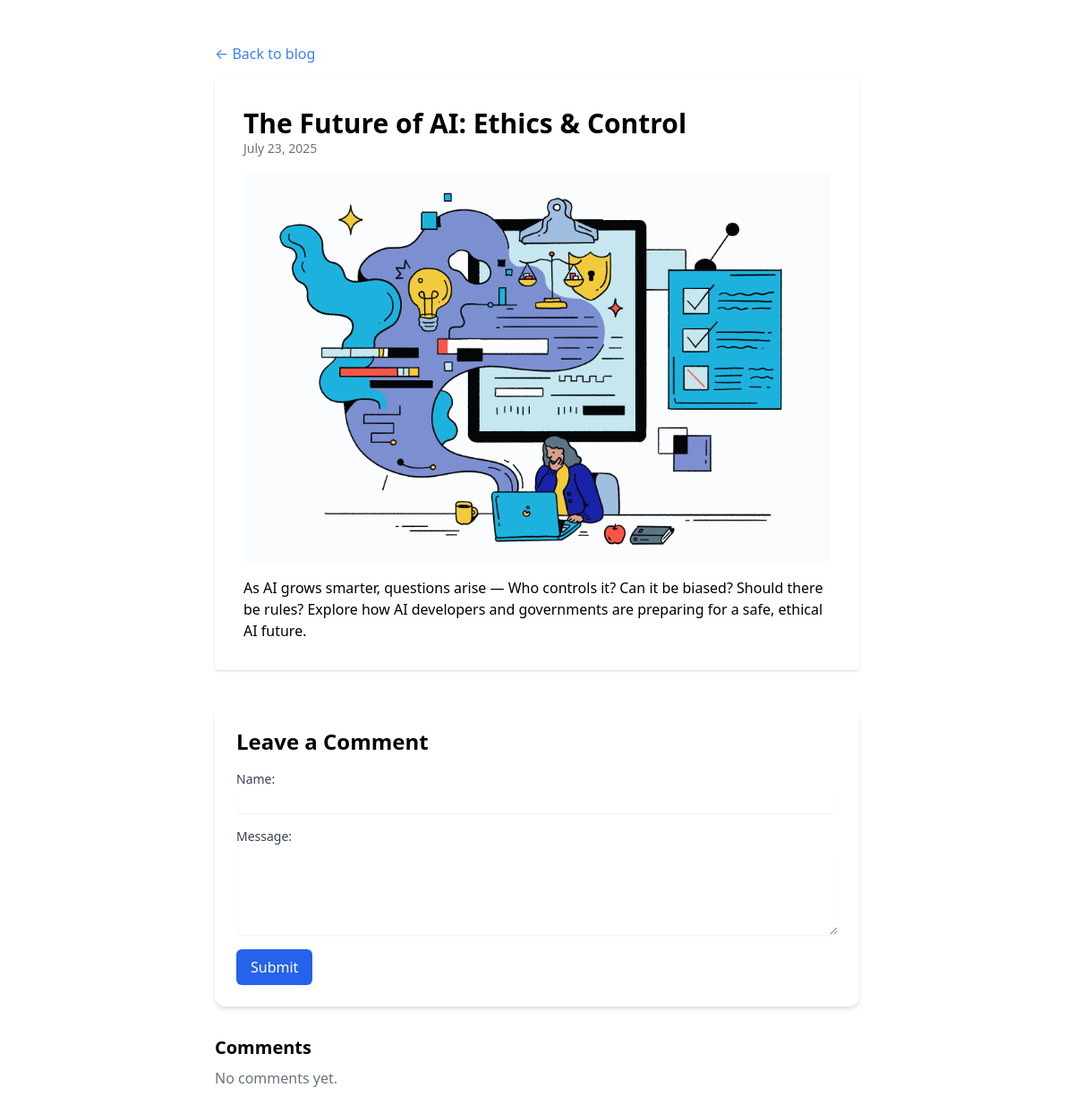
Screenshot of /post/future-of-ai-ethics/ with the database file from the repository.
### app/models.py (models this page shows, shortened)
class Post(models.Model):
    title = models.CharField(max_length=200)
    slug = models.SlugField(unique=True, blank=True)
    content = models.TextField()
    image = models.ImageField(upload_to='post_images/', blank=True, null=True)
    category = models.ForeignKey(Category, on_delete=models.SET_NULL, null=True, blank=True)
    created_at = models.DateTimeField(auto_now_add=True)

### app/views.py (the view)
# urls.py: path('post/<slug:slug>/', views.post_detail, name='post_detail'),
def post_detail(request, slug):
    post = get_object_or_404(Post, slug=slug)
    comments = post.comments.all().order_by('-created_at')
    form = CommentForm(request.POST or None)
    if request.method == 'POST' and form.is_valid():
        comment = form.save(commit=False)
        comment.post = post
        comment.save()
        return redirect('post_detail', slug=slug)
    return render(request, 'post_detail.html', {'post': post, 'form': form, 'comments': comments})

### app/forms.py
class CommentForm(forms.ModelForm):
    class Meta:
        model = Comment
        fields = ['name', 'message']

### app/templates/post_detail.html (shortened to what this page needs)
<!DOCTYPE html>
<html lang="en">
<head>
  <link href="https://cdn.jsdelivr.net/npm/tailwindcss@2.2.19/dist/tailwind.min.css" rel="stylesheet">
</head>
<body>
  <div class="max-w-3xl mx-auto py-12 px-6">
    <a href="/" class="text-blue-500">← Back to blog</a>
    <div class="bg-white p-8 rounded shadow mt-4">
      <h1 class="text-3xl font-bold">{{ post.title }}</h1>
      <p class="text-sm text-gray-500 mb-4">{{ post.created_at|date:"F d, Y" }}</p>
      {% if post.image %}<img src="{{ post.image.url }}" class="mb-4 rounded" />{% endif %}
      <div class="prose">{{ post.content|linebreaks }}</div>
    </div>
<div class="mt-10 bg-white p-6 rounded-xl shadow-md">
  <h2 class="text-2xl font-semibold mb-4">Leave a Comment</h2>
  <form method="post" class="space-y-4">{% csrf_token %}
    <div>
      <label for="name" class="block text-sm font-medium text-gray-700">Name:</label>
      <input type="text" name="name" id="name" class="mt-1 block w-full rounded-md border-gray-300 shadow-sm focus:ring-blue-500 focus:border-blue-500">
    </div>
    <div>
      <label for="message" class="block text-sm font-medium text-gray-700">Message:</label>
      <textarea name="message" id="message" rows="4" class="mt-1 block w-full rounded-md border-gray-300 shadow-sm focus:ring-blue-500 focus:border-blue-500"></textarea>
    </div>
    <div>
      <button type="submit" class="inline-flex items-center px-4 py-2 bg-blue-600 text-white font-medium rounded-md hover:bg-blue-700 transition">
        Submit
      </button>
    </div>
  </form>
</div>
<div class="mt-8">
  <h3 class="text-xl font-semibold mb-2">Comments</h3>
  {% if post.comments.all %}
    <ul class="space-y-4">
      {% for comment in post.comments.all %}
        <li class="bg-gray-100 p-4 rounded-md shadow-sm">
          <p class="font-semibold text-gray-800">{{ comment.name }}</p>
          <p class="text-gray-700">{{ comment.message }}</p>
        </li>
      {% endfor %}
    </ul>
  {% else %}
    <p class="text-gray-500">No comments yet.</p>
  {% endif %}
</div>
</body>
</html>

### rows the page displays
Post: title "The Future of AI: Ethics & Control", created_at "July 23, 2025", image (picture), content "As AI grows smarter, questions arise — Who controls it? Can it be biased? Should there be rules? Explore how AI developers and governments are preparing for a safe, ethical AI future."
